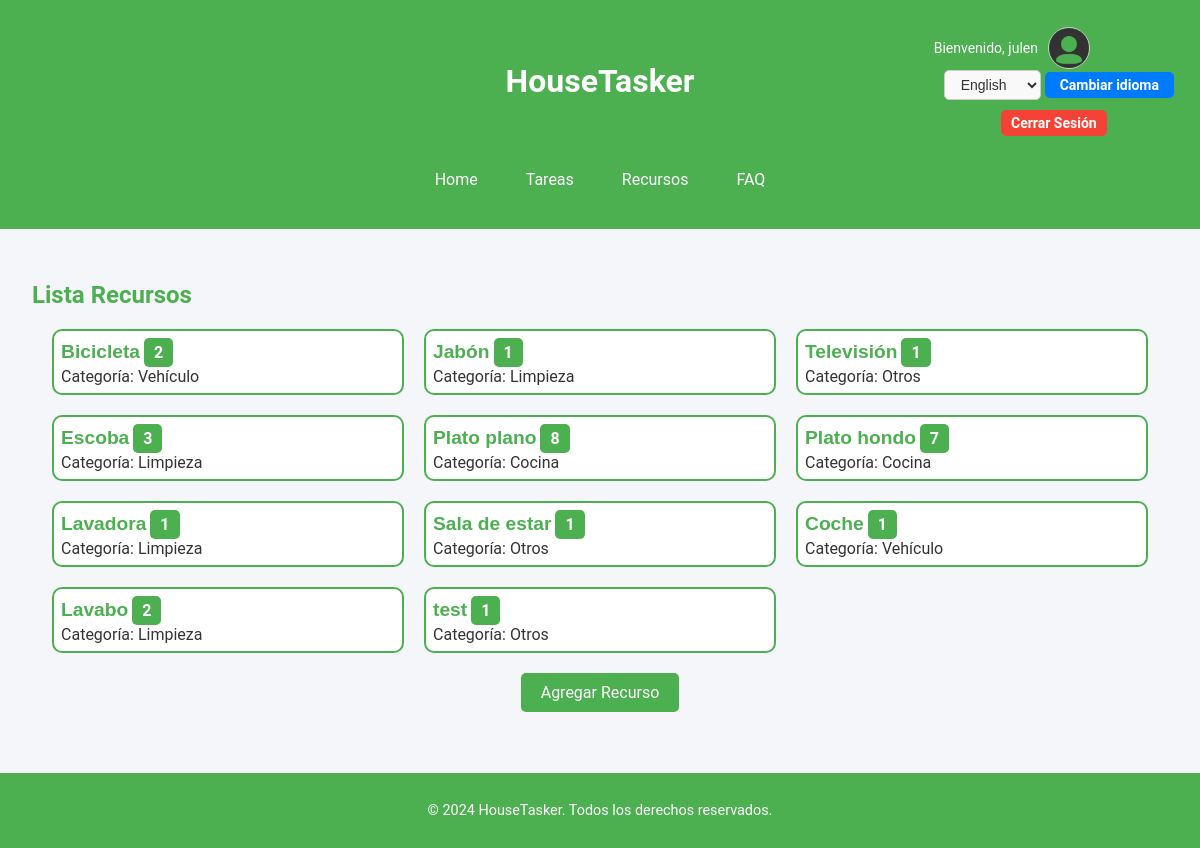
The app's page /es/resources/ (signed in) with its own data.
### appHouseTasker/models.py (models this page shows, shortened)
class CustomUser(AbstractUser):
    profile_image = models.ImageField(upload_to='profile-pictures/', blank=True, null=True)

class Resource(models.Model):
    CATEGORY_CHOICES = [
        ('cleaning', 'Limpieza'),
        ('vehicle', 'Vehículo'),
        ('kitchen', 'Cocina'),
        ('others', 'Otros'),
    ]
    name = models.CharField(max_length=100, unique=True, help_text="Nombre del recurso, e.g., Jabon, Coche, Llaves.")
    description = models.TextField(blank=True, help_text="Descripción opcional del recurso y sus características.")
    quantity = models.PositiveIntegerField(default=1, help_text="Cantidad disponible de este recurso.")
    category = models.CharField(max_length=50, choices=CATEGORY_CHOICES, default='others', help_text="Categoría del recurso.")
    is_available = models.BooleanField(default=True, help_text="Indica si el recurso está disponible para uso.")

### appHouseTasker/views.py (the view)
# urls.py: path('resources/', ResourceListView.as_view(), name='resource_list'),  # List all resources
class ResourceListView(LoginRequiredMixin, ListView):
    model = Resource
    template_name = "resource_list.html"
    context_object_name = "resources"

### appHouseTasker/templates/resource_list.html
{% extends "base.html" %}
{% load static %}
{% load i18n %}
{% block head %}
<link rel="stylesheet" href="{% static 'css/resource_list.css' %}">
{% endblock %}
{% block main %}
<h2>{% trans "Lista Recursos" %}</h2>
<div class="resource-container">
  {% for resource in resources %}
<div class="resource-item">
  <a href="{% url 'resource_detail' resource.id %}">{{ resource.name }}</a>
  <span class="quantity-box">{{ resource.quantity }}</span><br>
  <span class="category">{% trans "Categoría" %}: {{ resource.get_category_display }}</span>
</div>
  {% empty %}
<p>{% trans "No se encontraron recursos" %}.</p>
  {% endfor %}
</div>
<div class="add-resource-button-container">
  <a href="{% url 'resource_create' %}" class="add-resource-button">{% trans "Agregar Recurso" %}</a>
</div>
{% endblock %}

### appHouseTasker/templates/base.html (shortened to what this page needs)
{% load static %}
{% load i18n %}
<!DOCTYPE html>
<html lang="es">
	<head>
		<link rel="stylesheet" href="{% static 'css/ht.css' %}">
		<link rel="stylesheet" href="{% static 'css/fonts.css' %}">
		{% block head %}{% endblock %}
	</head>
	<body>
		<header>
            <div class="header-container">
                <h1>{% block header-title %}HouseTasker{% endblock %}</h1>
                <div class="user-info">
                    {% if user.is_authenticated %}
                        <div class="profile">
                            <p>{% trans "Bienvenido" %}, {{ user.username }}</p>
                            {% if user.profile_image %}
                                <img src="{{ user.profile_image.url }}" alt="Profile picture" class="profile-pic">
                            {% else %}
                                <img src="{% static 'img/default_pfp.png' %}" alt="Default profile picture" class="profile-pic">
                            {% endif %}
                        </div>
                        <div class="language-form">
                            <form method="post" action="{% url 'set_language' %}">
                                <select name="language">
                                    <option value="en" {% if LANGUAGE_CODE == "en" %}selected{% endif %}>English</option>
                                </select>
                                <button type="submit">{% trans "Cambiar idioma" %}</button>
                            </form>
                        </div>
                        <div class="logout">
                            <form method="POST" action="{% url 'logout' %}">
                                <button type="submit" class="logout-btn">{%trans "Cerrar Sesión" %}</button>
                            </form>
                        </div>
                    {% endif %}
                </div>
            </div>
            <nav>
                {% block nav %}
                <a href="{% url 'home' %}">Home</a>
                <a href="{% url 'task_list' %}">{% trans "Tareas" %}</a>
                <a href="{% url 'resource_list' %}">{% trans "Recursos" %}</a>
                <a href="{% url 'faq' %}">FAQ</a>
                {% endblock %}
            </nav>
        </header>
		<main>
			{% block main %}
			{% endblock %}
		</main>
		<footer>
			<p>© 2024 HouseTasker. Todos los derechos reservados.</p>
		</footer>
	</body>
</html>

### appHouseTasker/static/css/ht.css (style rules this page uses)
body, html { font-family: Arial, sans-serif; margin: 0; padding: 0; color: #333; background-color: #f4f6f9; }
header, footer { background-color: #4CAF50; color: white; text-align: center; padding: 1em; }
h1 { font-size: 2em; margin: 0; }
h2, h3 { color: #4CAF50; }
main { padding: 2em; }
nav { display: flex; justify-content: center; gap: 1em; margin: 1em 0; }
nav a { color: white; text-decoration: none; padding: 0.5em 1em; }
footer { margin-top: 2em; font-size: 0.9em; }
.header-container { display: grid; grid-template-columns: 1fr auto 1fr; align-items: center; padding: 10px; position: relative; }
.header-container h1 { grid-column: 2; text-align: center; margin: 0; }
.user-info { grid-column: 3; justify-self: end; }
.user-info .profile { display: flex; align-items: center; }
.user-info .profile p { margin-right: 10px; font-size: 14px; }
.profile-pic { width: 40px; height: 40px; border-radius: 50%; border: 1px solid #ccc; }
.logout { margin-top: 10px; }
.logout-btn { background-color: #f44336; color: white; border: none; padding: 5px 10px; font-size: 14px; cursor: pointer; border-radius: 5px; transition: background-color 0.3s ease; }
.language-form { display: flex; align-items: center; justify-content: flex-start; gap: 10px; margin-left: 10px; }
.language-form select { border: 1px solid #ccc; border-radius: 5px; padding: 5px 12px; font-size: 14px; color: #333; background-color: #f9f9f9; transition: border-color 0.3s ease; }
.language-form button { background-color: #007bff; color: white; border: none; border-radius: 5px; padding: 5px 15px; font-size: 14px; cursor: pointer; transition: background-color 0.3s ease; }

### appHouseTasker/static/css/resource_list.css (style rules this page uses)
.resource-container { display: grid; gap: 20px; margin: 20px; }
.resource-item { background-color: #fff; border: 2px solid #4CAF50; border-radius: 10px; padding: 2%; transition: background-color 0.3s ease; }
.resource-item a { font-family: Arial, sans-serif; font-weight: bold; color: #4CAF50; font-size: 1.2em; text-decoration: none; }
.add-resource-button-container { display: flex; justify-content: center; margin-top: 20px; }
.add-resource-button { background-color: #4CAF50; color: white; padding: 10px 20px; text-align: center; text-decoration: none; font-size: 16px; border-radius: 5px; transition: background-color 0.3s ease; }
.resource-item .quantity-box { background-color: #4CAF50; color: white; padding: 5px 10px; border-radius: 5px; font-weight: bold; font-size: 1em; display: inline-block; }
@media only screen and (min-width: 961px) { .resource-container { grid-template-columns: 1fr 1fr 1fr; } }

### records on screen
CustomUser: username "julen"
Resource: name "Bicicleta", quantity "2", category "Vehículo"
Resource: name "Jabón", quantity "1", category "Limpieza"
Resource: name "Televisión", quantity "1", category "Otros"
Resource: name "Escoba", quantity "3", category "Limpieza"
Resource: name "Plato plano", quantity "8", category "Cocina"
Resource: name "Plato hondo", quantity "7", category "Cocina"
Resource: name "Lavadora", quantity "1", category "Limpieza"
Resource: name "Sala de estar", quantity "1", category "Otros"
Resource: name "Coche", quantity "1", category "Vehículo"
Resource: name "Lavabo", quantity "2", category "Limpieza"
Resource: name "test", quantity "1", category "Otros"
